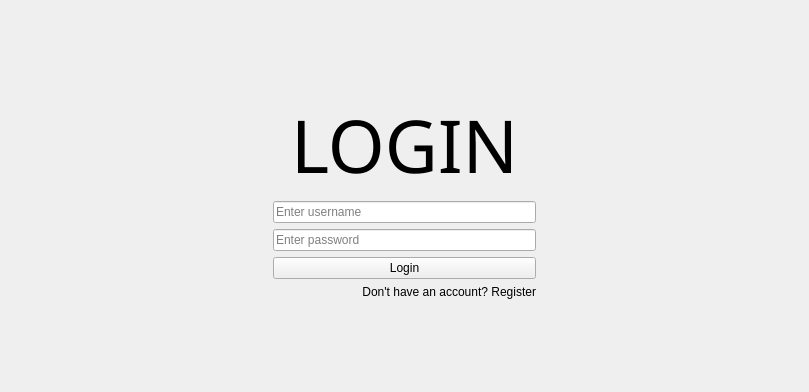
<?xml version="1.0" encoding="UTF-8"?>
<ui version="4.0">
 <class>Login</class>
 <widget class="QMainWindow" name="Login">
  <property name="geometry">
   <rect>
    <x>0</x>
    <y>0</y>
    <width>809</width>
    <height>392</height>
   </rect>
  </property>
  <property name="windowTitle">
   <string>MainWindow</string>
  </property>
  <widget class="QWidget" name="centralwidget">
   <layout class="QGridLayout" name="gridLayout">
    <item row="0" column="3">
     <spacer name="horizontalSpacer_2">
      <property name="orientation">
       <enum>Qt::Horizontal</enum>
      </property>
      <property name="sizeHint" stdset="0">
       <size>
        <width>40</width>
        <height>20</height>
       </size>
      </property>
     </spacer>
    </item>
    <item row="0" column="0">
     <spacer name="horizontalSpacer">
      <property name="orientation">
       <enum>Qt::Horizontal</enum>
      </property>
      <property name="sizeHint" stdset="0">
       <size>
        <width>40</width>
        <height>20</height>
       </size>
      </property>
     </spacer>
    </item>
    <item row="0" column="2">
     <layout class="QFormLayout" name="formLayout">
      <property name="labelAlignment">
       <set>Qt::AlignCenter</set>
      </property>
      <property name="formAlignment">
       <set>Qt::AlignCenter</set>
      </property>
      <item row="0" column="0" colspan="2">
       <widget class="QLabel" name="label_login_heading">
        <property name="font">
         <font>
          <family>Reem Kufi</family>
          <pointsize>55</pointsize>
         </font>
        </property>
        <property name="text">
         <string>LOGIN</string>
        </property>
        <property name="alignment">
         <set>Qt::AlignCenter</set>
        </property>
       </widget>
      </item>
      <item row="1" column="0" colspan="2">
       <widget class="QLineEdit" name="le_loginPage_username">
        <property name="placeholderText">
         <string>Enter username</string>
        </property>
       </widget>
      </item>
      <item row="2" column="0" colspan="2">
       <widget class="QLineEdit" name="le_loginPage_password">
        <property name="placeholderText">
         <string>Enter password</string>
        </property>
       </widget>
      </item>
      <item row="3" column="0" colspan="2">
       <widget class="QPushButton" name="pb_LoginPage_login">
        <property name="text">
         <string>Login</string>
        </property>
       </widget>
      </item>
      <item row="4" column="0" colspan="2">
       <widget class="QLabel" name="label_LoginPage_register">
        <property name="text">
         <string>Don't have an account? Register</string>
        </property>
        <property name="alignment">
         <set>Qt::AlignRight|Qt::AlignTrailing|Qt::AlignVCenter</set>
        </property>
       </widget>
      </item>
     </layout>
    </item>
   </layout>
  </widget>
 </widget>
 <resources/>
 <connections/>
</ui>
